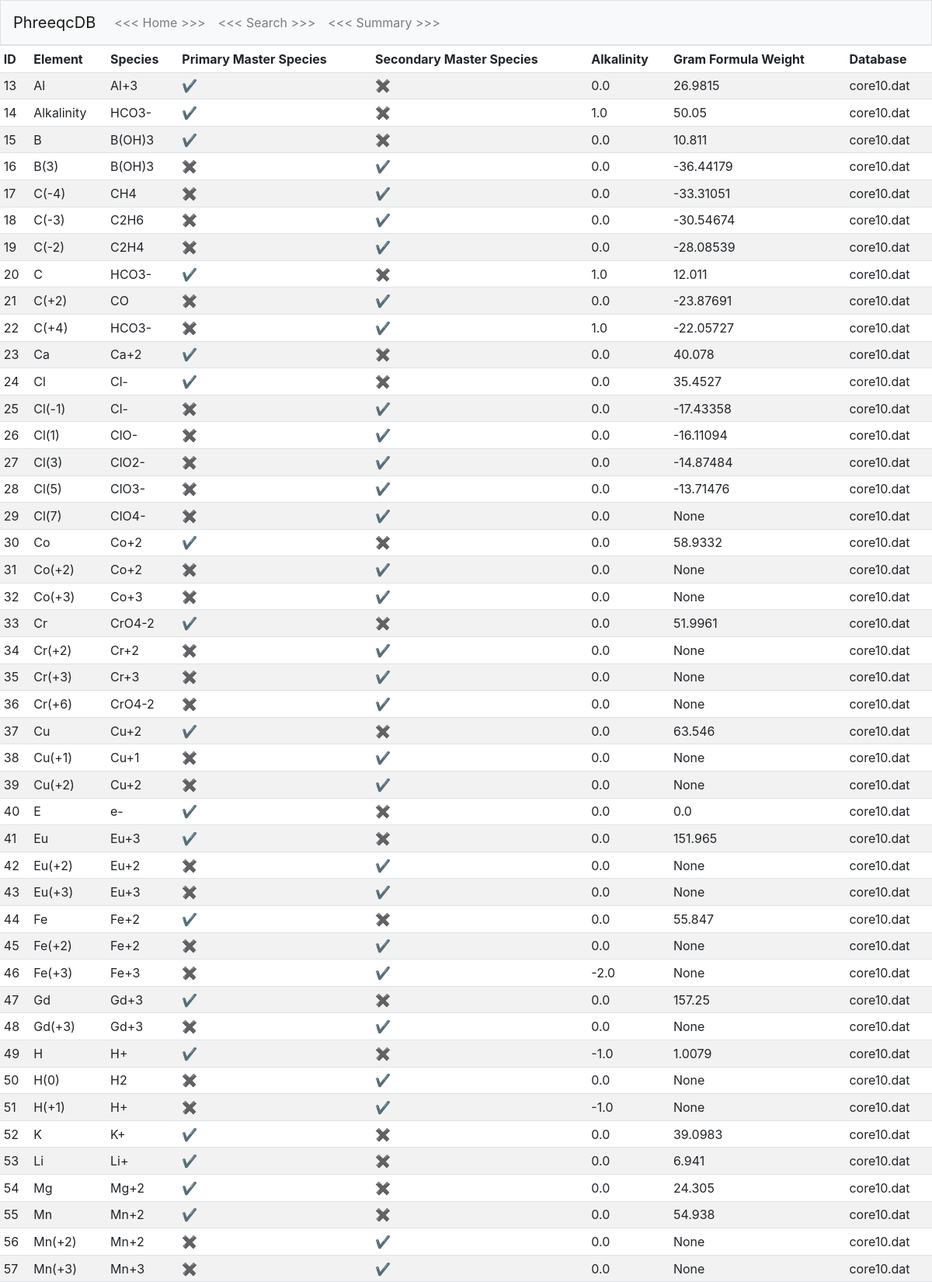
Page /details?id=2&type=solution_master_species (upper part) on the committed database.
### tables this page shows
CREATE TABLE solution_master_species (id INTEGER, element TEXT NOT NULL, master_species TEXT, primary_master_species INTEGER DEFAULT 0, secondary_master_species INTEGER DEFAULT 0, alkalinity REAL, gfw_formula TEXT, element_gfw REAL, db_id INTEGER, PRIMARY KEY(id), FOREIGN KEY(db_id) REFERENCES db_meta(id) ON DELETE CASCADE);

CREATE TABLE db_meta (id INTEGER, name TEXT NOT NULL, solution_master_species INTEGER, solution_species INTEGER, phases INTEGER, PRIMARY KEY(id));

### application.py (the view, shortened to what this page needs)
@app.route("/details")
def details():
    db_id = flask.request.args.get("id")
    search_type = flask.request.args.get("type")
    if search_type == "solution_master_species":
        results = db.execute(
            "SELECT solution_master_species.id AS ID, element AS Element, master_species AS Species, primary_master_species AS 'Primary Master Species', secondary_master_species AS 'Secondary Master Species', alkalinity AS Alkalinity, element_gfw AS 'Gram Formula Weight', db_meta.name AS Database FROM solution_master_species JOIN db_meta ON solution_master_species.db_id = db_meta.id WHERE db_id = ?", db_id)
    elif search_type == "phases":
        results = db.execute(
                    "SELECT phases.id AS ID, phases.name AS Name, defined_phase AS Formula, equation AS Equation, log_k AS 'log K', delta_h AS 'ΔH', delta_h_units AS '(units)', db_meta.name AS Database FROM phases JOIN db_meta ON phases.db_id = db_meta.id WHERE db_id = ?", db_id)
    if search_type == "solution_master_species" or search_type == "solution_species":
        for i in range(len(results)):
            for old, new in [("0", "\u2716"), ("1", "\u2714")]:
                results[i]["Primary Master Species"] = str(results[i]["Primary Master Species"]).replace(old, new)
                results[i]["Secondary Master Species"] = str(results[i]["Secondary Master Species"]).replace(old, new)
    return flask.render_template("results.html", results=results)

### templates/results.html
{% extends "layout.html" %}
{% block main %}
<div>
    <table class="table table-hover table-sm table-striped">
        <thead>
            {% for key in results[0] %}
                <td>{{ key }}</td>
            {% endfor %}
        </thead>
        <tbody>
            {% for result in results %}
                <tr>
                    {% for key, value in result.items() %}
                        <td>{{ value }}</td>
                    {% endfor %}
                </tr>
            {% endfor %}
        </tbody>
    </table>
</div>
{% endblock %}

### static/styles.css (style rules this page uses)
thead { font-weight: bold; }

### rows in the picture
solution_master_species: result "13" "✔" "✖", element "Al", master_species "Al+3", alkalinity "0.0", element_gfw "26.9815", name "core10.dat"
solution_master_species: result "14" "✔" "✖", element "Alkalinity", master_species "HCO3-", alkalinity "1.0", element_gfw "50.05", name "core10.dat"
solution_master_species: result "15" "B" "✔" "✖", master_species "B(OH)3", alkalinity "0.0", element_gfw "10.811", name "core10.dat"
solution_master_species: result "16" "✖" "✔", element "B(3)", master_species "B(OH)3", alkalinity "0.0", element_gfw "-36.44179", name "core10.dat"
solution_master_species: result "17" "✖" "✔", element "C(-4)", master_species "CH4", alkalinity "0.0", element_gfw "-33.31051", name "core10.dat"
solution_master_species: result "18" "✖" "✔", element "C(-3)", master_species "C2H6", alkalinity "0.0", element_gfw "-30.54674", name "core10.dat"
solution_master_species: result "19" "✖" "✔", element "C(-2)", master_species "C2H4", alkalinity "0.0", element_gfw "-28.08539", name "core10.dat"
solution_master_species: result "20" "C" "✔" "✖", master_species "HCO3-", alkalinity "1.0", element_gfw "12.011", name "core10.dat"
solution_master_species: result "21" "✖" "✔", element "C(+2)", master_species "CO", alkalinity "0.0", element_gfw "-23.87691", name "core10.dat"
solution_master_species: result "22" "✖" "✔", element "C(+4)", master_species "HCO3-", alkalinity "1.0", element_gfw "-22.05727", name "core10.dat"
solution_master_species: result "23" "✔" "✖", element "Ca", master_species "Ca+2", alkalinity "0.0", element_gfw "40.078", name "core10.dat"
solution_master_species: result "24" "✔" "✖", element "Cl", master_species "Cl-", alkalinity "0.0", element_gfw "35.4527", name "core10.dat"
solution_master_species: result "25" "✖" "✔", element "Cl(-1)", master_species "Cl-", alkalinity "0.0", element_gfw "-17.43358", name "core10.dat"
solution_master_species: result "26" "✖" "✔", element "Cl(1)", master_species "ClO-", alkalinity "0.0", element_gfw "-16.11094", name "core10.dat"
solution_master_species: result "27" "✖" "✔", element "Cl(3)", master_species "ClO2-", alkalinity "0.0", element_gfw "-14.87484", name "core10.dat"
solution_master_species: result "28" "✖" "✔", element "Cl(5)", master_species "ClO3-", alkalinity "0.0", element_gfw "-13.71476", name "core10.dat"
solution_master_species: result "29" "✖" "✔" "None", element "Cl(7)", master_species "ClO4-", alkalinity "0.0", name "core10.dat"
solution_master_species: result "30" "✔" "✖", element "Co", master_species "Co+2", alkalinity "0.0", element_gfw "58.9332", name "core10.dat"
solution_master_species: result "31" "✖" "✔" "None", element "Co(+2)", master_species "Co+2", alkalinity "0.0", name "core10.dat"
solution_master_species: result "32" "✖" "✔" "None", element "Co(+3)", master_species "Co+3", alkalinity "0.0", name "core10.dat"
solution_master_species: result "33" "✔" "✖", element "Cr", master_species "CrO4-2", alkalinity "0.0", element_gfw "51.9961", name "core10.dat"
solution_master_species: result "34" "✖" "✔" "None", element "Cr(+2)", master_species "Cr+2", alkalinity "0.0", name "core10.dat"
solution_master_species: result "35" "✖" "✔" "None", element "Cr(+3)", master_species "Cr+3", alkalinity "0.0", name "core10.dat"
solution_master_species: result "36" "✖" "✔" "None", element "Cr(+6)", master_species "CrO4-2", alkalinity "0.0", name "core10.dat"
solution_master_species: result "37" "✔" "✖", element "Cu", master_species "Cu+2", alkalinity "0.0", element_gfw "63.546", name "core10.dat"
solution_master_species: result "38" "✖" "✔" "None", element "Cu(+1)", master_species "Cu+1", alkalinity "0.0", name "core10.dat"
solution_master_species: result "39" "✖" "✔" "None", element "Cu(+2)", master_species "Cu+2", alkalinity "0.0", name "core10.dat"
solution_master_species: result "40" "E" "✔" "✖", master_species "e-", alkalinity "0.0", element_gfw "0.0", name "core10.dat"
solution_master_species: result "41" "✔" "✖", element "Eu", master_species "Eu+3", alkalinity "0.0", element_gfw "151.965", name "core10.dat"
solution_master_species: result "42" "✖" "✔" "None", element "Eu(+2)", master_species "Eu+2", alkalinity "0.0", name "core10.dat"
solution_master_species: result "43" "✖" "✔" "None", element "Eu(+3)", master_species "Eu+3", alkalinity "0.0", name "core10.dat"
solution_master_species: result "44" "✔" "✖", element "Fe", master_species "Fe+2", alkalinity "0.0", element_gfw "55.847", name "core10.dat"
solution_master_species: result "45" "✖" "✔" "None", element "Fe(+2)", master_species "Fe+2", alkalinity "0.0", name "core10.dat"
solution_master_species: result "46" "✖" "✔" "None", element "Fe(+3)", master_species "Fe+3", alkalinity "-2.0", name "core10.dat"
solution_master_species: result "47" "✔" "✖", element "Gd", master_species "Gd+3", alkalinity "0.0", element_gfw "157.25", name "core10.dat"
solution_master_species: result "48" "✖" "✔" "None", element "Gd(+3)", master_species "Gd+3", alkalinity "0.0", name "core10.dat"
solution_master_species: result "49" "H" "✔" "✖", master_species "H+", alkalinity "-1.0", element_gfw "1.0079", name "core10.dat"
solution_master_species: result "50" "✖" "✔" "None", element "H(0)", master_species "H2", alkalinity "0.0", name "core10.dat"
solution_master_species: result "51" "✖" "✔" "None", element "H(+1)", master_species "H+", alkalinity "-1.0", name "core10.dat"
solution_master_species: result "52" "K" "✔" "✖", master_species "K+", alkalinity "0.0", element_gfw "39.0983", name "core10.dat"
solution_master_species: result "53" "✔" "✖", element "Li", master_species "Li+", alkalinity "0.0", element_gfw "6.941", name "core10.dat"
solution_master_species: result "54" "✔" "✖", element "Mg", master_species "Mg+2", alkalinity "0.0", element_gfw "24.305", name "core10.dat"
solution_master_species: result "55" "✔" "✖", element "Mn", master_species "Mn+2", alkalinity "0.0", element_gfw "54.938", name "core10.dat"
solution_master_species: result "56" "✖" "✔" "None", element "Mn(+2)", master_species "Mn+2", alkalinity "0.0", name "core10.dat"
solution_master_species: result "57" "✖" "✔" "None", element "Mn(+3)", master_species "Mn+3", alkalinity "0.0", name "core10.dat"

### other values in the picture
{{ key }} "ID" "Element" "Species" "Primary Master Species" "Secondary Master Species" "Alkalinity" "Gram Formula Weight" "Database"
